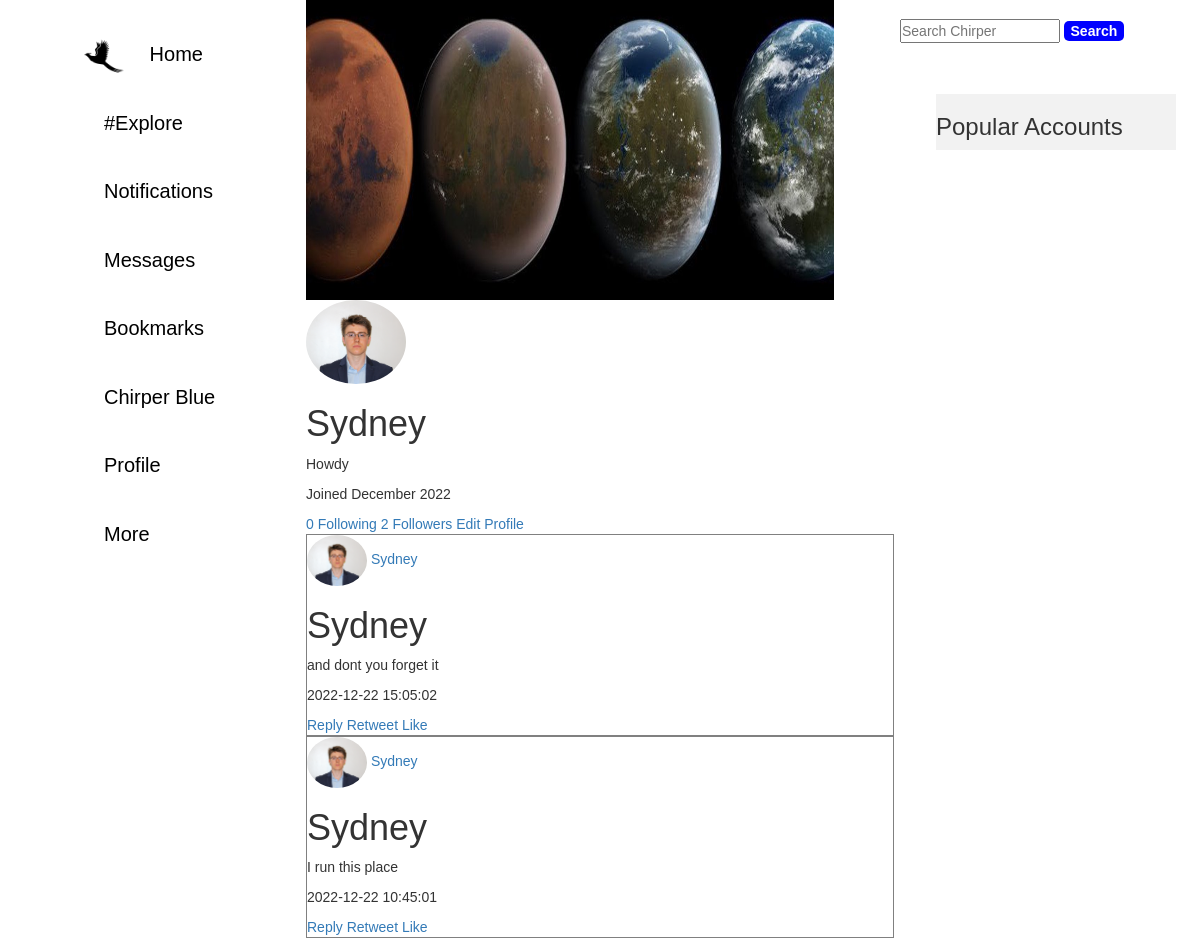
Screenshot of /profile (signed in) with the database file from the repository.
### tables this page shows
CREATE TABLE users (id INTEGER PRIMARY KEY AUTOINCREMENT NOT NULL, username TEXT NOT NULL, password_hash TEXT NOT NULL, joined_date TEXT NOT NULL, following INTEGER, followers INTEGER, bio TEXT, pro_pic TEXT, banner_pic TEXT);

CREATE TABLE chirps (chirp_id INTEGER PRIMARY KEY AUTOINCREMENT NOT NULL, username TEXT NOT NULL, text_content TEXT, media_content TEXT, date_num NUMERIC NOT NULL, date_date TEXT NOT NULL);

### app.py (the view)
@app.route("/profile")
def profile():
    username = session["username"]
    conn = sqlite3.connect("Chirper.db")
    c = conn.cursor()
    c.execute("SELECT * FROM chirps WHERE username = ? ORDER BY date_num DESC", (username, ))
    chirps = c.fetchall()
    c.execute("SELECT * FROM users WHERE username = ?", (username, ))
    user_info = c.fetchall()[0]
    return render_template("profile.html", user_info=user_info, username=username, chirps=chirps)

### templates/profile.html (shortened to what this page needs)
{% extends "base.html" %}
{% block body %}
<main>
        <div class="profile-div">
            {% if user_info[8] %}
            <img class="banner-img" src="{{ user_info[8] }}">
            {% else %}
            <img class="banner-img" src="/static/planets.jpeg">
            {% endif %}
             {% if user_info[7] %}
            <img class="profile-img" src="{{ user_info[7] }}">
            {% else %}
            <img class="profile-img" src="/static/profile.jpg">
            {% endif %}
            <h1>{{ username }}</h1>
            {% if user_info[6] %}
            <p>{{ user_info[6] }}</p>
            {% endif %}
            <p>Joined {{ user_info[3] }}</p>
            <a href="{{ url_for( 'following', account=user_info[1]) }}">{{user_info[4]}} Following</a>
            <a href="{{ url_for( 'followers', account=user_info[1]) }}">{{user_info[5]}} Followers</a>
            <a href="/setup">Edit Profile</a>
        </div>
 {% for chirp in chirps %}
        <div class="chirp-div">
            <img class="profile-img-sml" src="{{user_info[7]}}">
            <a href="{{url_for('account', to_follow=username)}}">{{ username }}</a>
            <h1>{{ chirp[1] }}</h1>
            <p>{{ chirp[2] }}<p>
            <p>{{ chirp[5] }}</p>
            <a href="{{url_for('reply', chirp_id=chirp[0])}}">Reply</a>
            <a>Retweet</a>
            <a>Like</a>
        </div>
        {% endfor %}
    </main>
{% endblock %}

### templates/base.html (shortened to what this page needs)
<!DOCTYPE html>
<html lang="en">
<head>
    <link rel="stylesheet" href="/static/styles.css">
    <link rel="stylesheet" href="https://cdn.jsdelivr.net/npm/bootstrap@3.3.7/dist/css/bootstrap.min.css">
</head>
<body>
    <div class="root">
        <div class="sidenav">
            <img class="bird-icon" src="/static/bird.png">
            <a class="navbar-item" href="/home">Home</a>
            <a class="navbar-item" href="/explore">#Explore</a>
            <a class="navbar-item" href="/notifications">Notifications</a>
            <a class="navbar-item" href="/messages">Messages</a>
            <a class="navbar-item" href="/bookmarks">Bookmarks</a>
            <a class="navbar-item" href="/blue">Chirper Blue</a>
            <a class="navbar-item" href="/profile">Profile</a>
            <a class="navbar-item" href="/more">More</a>
        </div>
        <div class="search-div">
            <form action="/search" method="post">
                <input class="" placeholder="Search Chirper"  name="search" type="text">
                <input class="search-btn" type="submit" value="Search">
            </form>
        </div>
        <div class="who_follow_div">
                 <h3>Popular Accounts</h3>
             </div>
    <main>
       {% block body %}
        {% endblock %}
    </main>
    </div>
</body>
</html>

### static/styles.css (style rules this page uses)
* { margin: 0; padding: 0; font-family: Helvetica, sans-serif; }
main { position: relative; left: 15%; bottom: 30%; max-width: 70%; }
.sidenav { height: 100%; width: 160px; position: fixed; z-index: 1; top: 0; left: 0; overflow-x: hidden; padding-top: 20px; font-size: 20px; margin-left: 7%; }
.bird-icon { width: 40px; display: inline-block; }
.navbar-item { color: black; border-radius: 10px; padding: 5px; margin: 15px; display: inline-block; }
.chirp-div { border: 1px solid gray; }
.profile-div { width: 45%; }
.banner-img { width: 528px; height: 300px; }
.profile-img { border-radius: 50%; width: 100px; }
.profile-img-sml { border-radius: 50%; width: 60px; }
.search-div { position: fixed; left: 75%; top: 2%; }
.search-btn { background-color: blue; color: white; width: 60px; border-radius: 5px; font-weight: bold; border: none; }
.who_follow_div { background-color: #f2f2f2; width: 20%; position: fixed; left: 78%; top: 10% }

### rows the page displays
users: pro_pic (picture), bio "Howdy", joined_date "December 2022", following "0", followers "2"
chirps: pro_pic (picture), username "Sydney", text_content "and dont you forget it", date_date "2022-12-22 15:05:02"
chirps: pro_pic (picture), username "Sydney", text_content "I run this place", date_date "2022-12-22 10:45:01"

### other values shown
{{ username }} "Sydney"
